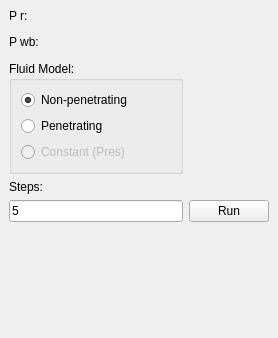
<?xml version="1.0" encoding="UTF-8"?>
<ui version="4.0">
 <class>pwbDW</class>
 <widget class="QDockWidget" name="pwbDW">
  <property name="geometry">
   <rect>
    <x>0</x>
    <y>0</y>
    <width>278</width>
    <height>338</height>
   </rect>
  </property>
  <property name="features">
   <set>QDockWidget::NoDockWidgetFeatures</set>
  </property>
  <property name="windowTitle">
   <string>DockWidget</string>
  </property>
  <widget class="QWidget" name="dockWidgetContents">
   <layout class="QGridLayout" name="gridLayout">
    <item row="0" column="0" rowspan="2">
     <layout class="QVBoxLayout" name="verticalLayout_2">
      <item>
       <widget class="QLabel" name="label_3">
        <property name="text">
         <string>P r:</string>
        </property>
       </widget>
      </item>
      <item>
       <widget class="TPBrUnitInput" name="pres" native="true">
        <property name="enabled">
         <bool>true</bool>
        </property>
        <property name="text" stdset="0">
         <string>0</string>
        </property>
        <property name="unitType" stdset="0">
         <enum>EPressure</enum>
        </property>
       </widget>
      </item>
      <item>
       <widget class="QLabel" name="label">
        <property name="text">
         <string>P wb:</string>
        </property>
       </widget>
      </item>
      <item>
       <widget class="TPBrUnitInput" name="pwb" native="true">
        <property name="text" stdset="0">
         <string>19.5</string>
        </property>
        <property name="unitType" stdset="0">
         <enum>EPressure</enum>
        </property>
       </widget>
      </item>
      <item>
       <widget class="QGroupBox" name="groupBox">
        <property name="title">
         <string>Fluid Model:</string>
        </property>
        <layout class="QVBoxLayout" name="verticalLayout">
         <item>
          <widget class="QRadioButton" name="FluidModelRB_NP">
           <property name="enabled">
            <bool>true</bool>
           </property>
           <property name="text">
            <string>Non-penetrating</string>
           </property>
           <property name="checked">
            <bool>true</bool>
           </property>
          </widget>
         </item>
         <item>
          <widget class="QRadioButton" name="FluidModelRB_P">
           <property name="enabled">
            <bool>true</bool>
           </property>
           <property name="text">
            <string>Penetrating</string>
           </property>
          </widget>
         </item>
         <item>
          <widget class="QRadioButton" name="FluidModelRB_Const">
           <property name="enabled">
            <bool>false</bool>
           </property>
           <property name="text">
            <string>Constant (Pres)</string>
           </property>
          </widget>
         </item>
        </layout>
       </widget>
      </item>
      <item>
       <widget class="QLabel" name="label_2">
        <property name="text">
         <string>Steps:</string>
        </property>
       </widget>
      </item>
      <item>
       <widget class="QLineEdit" name="steps">
        <property name="text">
         <string>5</string>
        </property>
       </widget>
      </item>
     </layout>
    </item>
    <item row="0" column="1">
     <spacer name="verticalSpacer">
      <property name="orientation">
       <enum>Qt::Vertical</enum>
      </property>
      <property name="sizeHint" stdset="0">
       <size>
        <width>20</width>
        <height>72</height>
       </size>
      </property>
     </spacer>
    </item>
    <item row="1" column="1">
     <widget class="QPushButton" name="runBtn">
      <property name="text">
       <string>Run</string>
      </property>
     </widget>
    </item>
    <item row="2" column="0" colspan="2">
     <spacer name="verticalSpacer_2">
      <property name="orientation">
       <enum>Qt::Vertical</enum>
      </property>
      <property name="sizeHint" stdset="0">
       <size>
        <width>248</width>
        <height>9</height>
       </size>
      </property>
     </spacer>
    </item>
   </layout>
  </widget>
 </widget>
 <customwidgets>
  <customwidget>
   <class>TPBrUnitInput</class>
   <extends>QWidget</extends>
   <header>tpbrunitinput.h</header>
  </customwidget>
 </customwidgets>
 <resources/>
 <connections/>
</ui>
